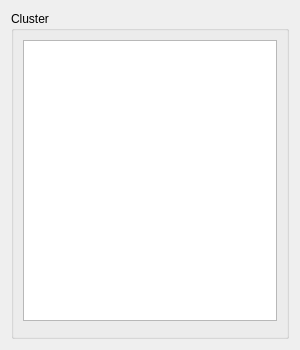
<?xml version="1.0" encoding="UTF-8"?>
<ui version="4.0">
 <class>TestConnectivity</class>
 <widget class="QDialog" name="TestConnectivity">
  <property name="geometry">
   <rect>
    <x>0</x>
    <y>0</y>
    <width>300</width>
    <height>350</height>
   </rect>
  </property>
  <property name="windowTitle">
   <string>Cluster Connectivity Test</string>
  </property>
  <layout class="QGridLayout" name="gridLayout">
   <item row="0" column="0">
    <widget class="QGroupBox" name="groupBox">
     <property name="title">
      <string>Cluster</string>
     </property>
     <layout class="QGridLayout" name="gridLayout_2">
      <item row="0" column="0">
       <widget class="QListWidget" name="listWidget">
        <property name="selectionMode">
         <enum>QAbstractItemView::NoSelection</enum>
        </property>
        <property name="selectionRectVisible">
         <bool>true</bool>
        </property>
       </widget>
      </item>
      <item row="1" column="0">
       <widget class="QDialogButtonBox" name="buttonBox">
        <property name="standardButtons">
         <set>QDialogButtonBox::NoButton</set>
        </property>
        <property name="centerButtons">
         <bool>true</bool>
        </property>
       </widget>
      </item>
     </layout>
    </widget>
   </item>
  </layout>
 </widget>
 <resources/>
 <connections/>
</ui>
